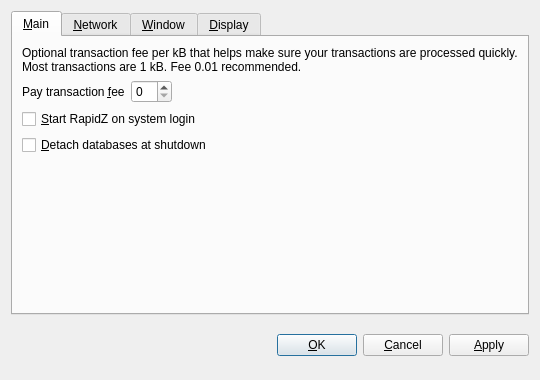
<?xml version="1.0" encoding="UTF-8"?>
<ui version="4.0">
 <class>OptionsDialog</class>
 <widget class="QDialog" name="OptionsDialog">
  <property name="geometry">
   <rect>
    <x>0</x>
    <y>0</y>
    <width>540</width>
    <height>380</height>
   </rect>
  </property>
  <property name="windowTitle">
   <string>Options</string>
  </property>
  <property name="modal">
   <bool>true</bool>
  </property>
  <layout class="QVBoxLayout" name="verticalLayout">
   <item>
    <widget class="QTabWidget" name="tabWidget">
     <property name="tabPosition">
      <enum>QTabWidget::North</enum>
     </property>
     <property name="currentIndex">
      <number>0</number>
     </property>
     <widget class="QWidget" name="tabMain">
      <attribute name="title">
       <string>&amp;Main</string>
      </attribute>
      <layout class="QVBoxLayout" name="verticalLayout_Main">
       <item>
        <widget class="QLabel" name="transactionFeeInfoLabel">
         <property name="text">
          <string>Optional transaction fee per kB that helps make sure your transactions are processed quickly. Most transactions are 1 kB. Fee 0.01 recommended.</string>
         </property>
         <property name="textFormat">
          <enum>Qt::PlainText</enum>
         </property>
         <property name="wordWrap">
          <bool>true</bool>
         </property>
        </widget>
       </item>
       <item>
        <layout class="QHBoxLayout" name="horizontalLayout_Main">
         <item>
          <widget class="QLabel" name="transactionFeeLabel">
           <property name="text">
            <string>Pay transaction &amp;fee</string>
           </property>
           <property name="textFormat">
            <enum>Qt::PlainText</enum>
           </property>
           <property name="buddy">
            <cstring>transactionFee</cstring>
           </property>
          </widget>
         </item>
         <item>
          <widget class="rapidzAmountField" name="transactionFee"/>
         </item>
         <item>
          <spacer name="horizontalSpacer_Main">
           <property name="orientation">
            <enum>Qt::Horizontal</enum>
           </property>
           <property name="sizeHint" stdset="0">
            <size>
             <width>40</width>
             <height>20</height>
            </size>
           </property>
          </spacer>
         </item>
        </layout>
       </item>
       <item>
        <widget class="QCheckBox" name="rapidzAtStartup">
         <property name="toolTip">
          <string>Automatically start RapidZ after logging in to the system.</string>
         </property>
         <property name="text">
          <string>&amp;Start RapidZ on system login</string>
         </property>
        </widget>
       </item>
       <item>
        <widget class="QCheckBox" name="detachDatabases">
         <property name="toolTip">
          <string>Detach block and address databases at shutdown. This means they can be moved to another data directory, but it slows down shutdown. The wallet is always detached.</string>
         </property>
         <property name="text">
          <string>&amp;Detach databases at shutdown</string>
         </property>
        </widget>
       </item>
       <item>
        <spacer name="verticalSpacer_Main">
         <property name="orientation">
          <enum>Qt::Vertical</enum>
         </property>
         <property name="sizeHint" stdset="0">
          <size>
           <width>20</width>
           <height>40</height>
          </size>
         </property>
        </spacer>
       </item>
      </layout>
     </widget>
     <widget class="QWidget" name="tabNetwork">
      <attribute name="title">
       <string>&amp;Network</string>
      </attribute>
      <layout class="QVBoxLayout" name="verticalLayout_Network">
       <item>
        <widget class="QCheckBox" name="mapPortUpnp">
         <property name="toolTip">
          <string>Automatically open the RapidZ client port on the router. This only works when your router supports UPnP and it is enabled.</string>
         </property>
         <property name="text">
          <string>Map port using &amp;UPnP</string>
         </property>
        </widget>
       </item>
       <item>
        <widget class="QCheckBox" name="connectSocks">
         <property name="toolTip">
          <string>Connect to the RapidZ network through a SOCKS proxy (e.g. when connecting through Tor).</string>
         </property>
         <property name="text">
          <string>&amp;Connect through SOCKS proxy:</string>
         </property>
        </widget>
       </item>
       <item>
        <layout class="QHBoxLayout" name="horizontalLayout_Network">
         <item>
          <widget class="QLabel" name="proxyIpLabel">
           <property name="text">
            <string>Proxy &amp;IP:</string>
           </property>
           <property name="textFormat">
            <enum>Qt::PlainText</enum>
           </property>
           <property name="buddy">
            <cstring>proxyIp</cstring>
           </property>
          </widget>
         </item>
         <item>
          <widget class="QValidatedLineEdit" name="proxyIp">
           <property name="maximumSize">
            <size>
             <width>140</width>
             <height>16777215</height>
            </size>
           </property>
           <property name="toolTip">
            <string>IP address of the proxy (e.g. 127.0.0.1)</string>
           </property>
          </widget>
         </item>
         <item>
          <widget class="QLabel" name="proxyPortLabel">
           <property name="text">
            <string>&amp;Port:</string>
           </property>
           <property name="textFormat">
            <enum>Qt::PlainText</enum>
           </property>
           <property name="buddy">
            <cstring>proxyPort</cstring>
           </property>
          </widget>
         </item>
         <item>
          <widget class="QLineEdit" name="proxyPort">
           <property name="maximumSize">
            <size>
             <width>55</width>
             <height>16777215</height>
            </size>
           </property>
           <property name="toolTip">
            <string>Port of the proxy (e.g. 9050)</string>
           </property>
          </widget>
         </item>
         <item>
          <widget class="QLabel" name="socksVersionLabel">
           <property name="text">
            <string>SOCKS &amp;Version:</string>
           </property>
           <property name="textFormat">
            <enum>Qt::PlainText</enum>
           </property>
           <property name="buddy">
            <cstring>socksVersion</cstring>
           </property>
          </widget>
         </item>
         <item>
          <widget class="QValueComboBox" name="socksVersion">
           <property name="toolTip">
            <string>SOCKS version of the proxy (e.g. 5)</string>
           </property>
          </widget>
         </item>
         <item>
          <spacer name="horizontalSpacer_Network">
           <property name="orientation">
            <enum>Qt::Horizontal</enum>
           </property>
           <property name="sizeHint" stdset="0">
            <size>
             <width>40</width>
             <height>20</height>
            </size>
           </property>
          </spacer>
         </item>
        </layout>
       </item>
       <item>
        <spacer name="verticalSpacer_Network">
         <property name="orientation">
          <enum>Qt::Vertical</enum>
         </property>
         <property name="sizeHint" stdset="0">
          <size>
           <width>20</width>
           <height>40</height>
          </size>
         </property>
        </spacer>
       </item>
      </layout>
     </widget>
     <widget class="QWidget" name="tabWindow">
      <attribute name="title">
       <string>&amp;Window</string>
      </attribute>
      <layout class="QVBoxLayout" name="verticalLayout_Window">
       <item>
        <widget class="QCheckBox" name="minimizeToTray">
         <property name="toolTip">
          <string>Show only a tray icon after minimizing the window.</string>
         </property>
         <property name="text">
          <string>&amp;Minimize to the tray instead of the taskbar</string>
         </property>
        </widget>
       </item>
       <item>
        <widget class="QCheckBox" name="minimizeOnClose">
         <property name="toolTip">
          <string>Minimize instead of exit the application when the window is closed. When this option is enabled, the application will be closed only after selecting Quit in the menu.</string>
         </property>
         <property name="text">
          <string>M&amp;inimize on close</string>
         </property>
        </widget>
       </item>
       <item>
        <spacer name="verticalSpacer_Window">
         <property name="orientation">
          <enum>Qt::Vertical</enum>
         </property>
         <property name="sizeHint" stdset="0">
          <size>
           <width>20</width>
           <height>40</height>
          </size>
         </property>
        </spacer>
       </item>
      </layout>
     </widget>
     <widget class="QWidget" name="tabDisplay">
      <attribute name="title">
       <string>&amp;Display</string>
      </attribute>
      <layout class="QVBoxLayout" name="verticalLayout_Display">
       <item>
        <layout class="QHBoxLayout" name="horizontalLayout_1_Display">
         <item>
          <widget class="QLabel" name="langLabel">
           <property name="text">
            <string>User Interface &amp;language:</string>
           </property>
           <property name="textFormat">
            <enum>Qt::PlainText</enum>
           </property>
           <property name="buddy">
            <cstring>lang</cstring>
           </property>
          </widget>
         </item>
         <item>
          <widget class="QValueComboBox" name="lang">
           <property name="toolTip">
            <string>The user interface language can be set here. This setting will take effect after restarting RapidZ.</string>
           </property>
          </widget>
         </item>
        </layout>
       </item>
       <item>
        <layout class="QHBoxLayout" name="horizontalLayout_2_Display">
         <item>
          <widget class="QLabel" name="unitLabel">
           <property name="text">
            <string>&amp;Unit to show amounts in:</string>
           </property>
           <property name="textFormat">
            <enum>Qt::PlainText</enum>
           </property>
           <property name="buddy">
            <cstring>unit</cstring>
           </property>
          </widget>
         </item>
         <item>
          <widget class="QValueComboBox" name="unit">
           <property name="toolTip">
            <string>Choose the default subdivision unit to show in the interface and when sending coins.</string>
           </property>
          </widget>
         </item>
        </layout>
       </item>
       <item>
        <widget class="QCheckBox" name="displayAddresses">
         <property name="toolTip">
          <string>Whether to show RapidZ addresses in the transaction list or not.</string>
         </property>
         <property name="text">
          <string>&amp;Display addresses in transaction list</string>
         </property>
        </widget>
       </item>
       <item>
        <widget class="QCheckBox" name="coinControlFeatures">
         <property name="toolTip">
          <string>Whether to show coin control features or not.</string>
         </property>
         <property name="text">
          <string>Display coin &amp;control features (experts only!)</string>
         </property>
        </widget>
       </item>
       <item>
        <spacer name="verticalSpacer_Display">
         <property name="orientation">
          <enum>Qt::Vertical</enum>
         </property>
         <property name="sizeHint" stdset="0">
          <size>
           <width>20</width>
           <height>40</height>
          </size>
         </property>
        </spacer>
       </item>
      </layout>
     </widget>
    </widget>
   </item>
   <item>
    <layout class="QHBoxLayout" name="horizontalLayout_Buttons">
     <item>
      <spacer name="horizontalSpacer_1">
       <property name="orientation">
        <enum>Qt::Horizontal</enum>
       </property>
       <property name="sizeHint" stdset="0">
        <size>
         <width>40</width>
         <height>48</height>
        </size>
       </property>
      </spacer>
     </item>
     <item>
      <widget class="QLabel" name="statusLabel">
       <property name="font">
        <font>
         <weight>75</weight>
         <bold>true</bold>
        </font>
       </property>
       <property name="text">
        <string/>
       </property>
       <property name="textFormat">
        <enum>Qt::PlainText</enum>
       </property>
       <property name="wordWrap">
        <bool>true</bool>
       </property>
      </widget>
     </item>
     <item>
      <spacer name="horizontalSpacer_2">
       <property name="orientation">
        <enum>Qt::Horizontal</enum>
       </property>
       <property name="sizeHint" stdset="0">
        <size>
         <width>40</width>
         <height>48</height>
        </size>
       </property>
      </spacer>
     </item>
     <item>
      <widget class="QPushButton" name="okButton">
       <property name="text">
        <string>&amp;OK</string>
       </property>
      </widget>
     </item>
     <item>
      <widget class="QPushButton" name="cancelButton">
       <property name="text">
        <string>&amp;Cancel</string>
       </property>
       <property name="autoDefault">
        <bool>false</bool>
       </property>
      </widget>
     </item>
     <item>
      <widget class="QPushButton" name="applyButton">
       <property name="text">
        <string>&amp;Apply</string>
       </property>
       <property name="autoDefault">
        <bool>false</bool>
       </property>
      </widget>
     </item>
    </layout>
   </item>
  </layout>
 </widget>
 <customwidgets>
  <customwidget>
   <class>rapidzAmountField</class>
   <extends>QSpinBox</extends>
   <header>rapidzamountfield.h</header>
  </customwidget>
  <customwidget>
   <class>QValueComboBox</class>
   <extends>QComboBox</extends>
   <header>qvaluecombobox.h</header>
  </customwidget>
  <customwidget>
   <class>QValidatedLineEdit</class>
   <extends>QLineEdit</extends>
   <header>qvalidatedlineedit.h</header>
  </customwidget>
 </customwidgets>
 <resources/>
 <connections/>
</ui>
